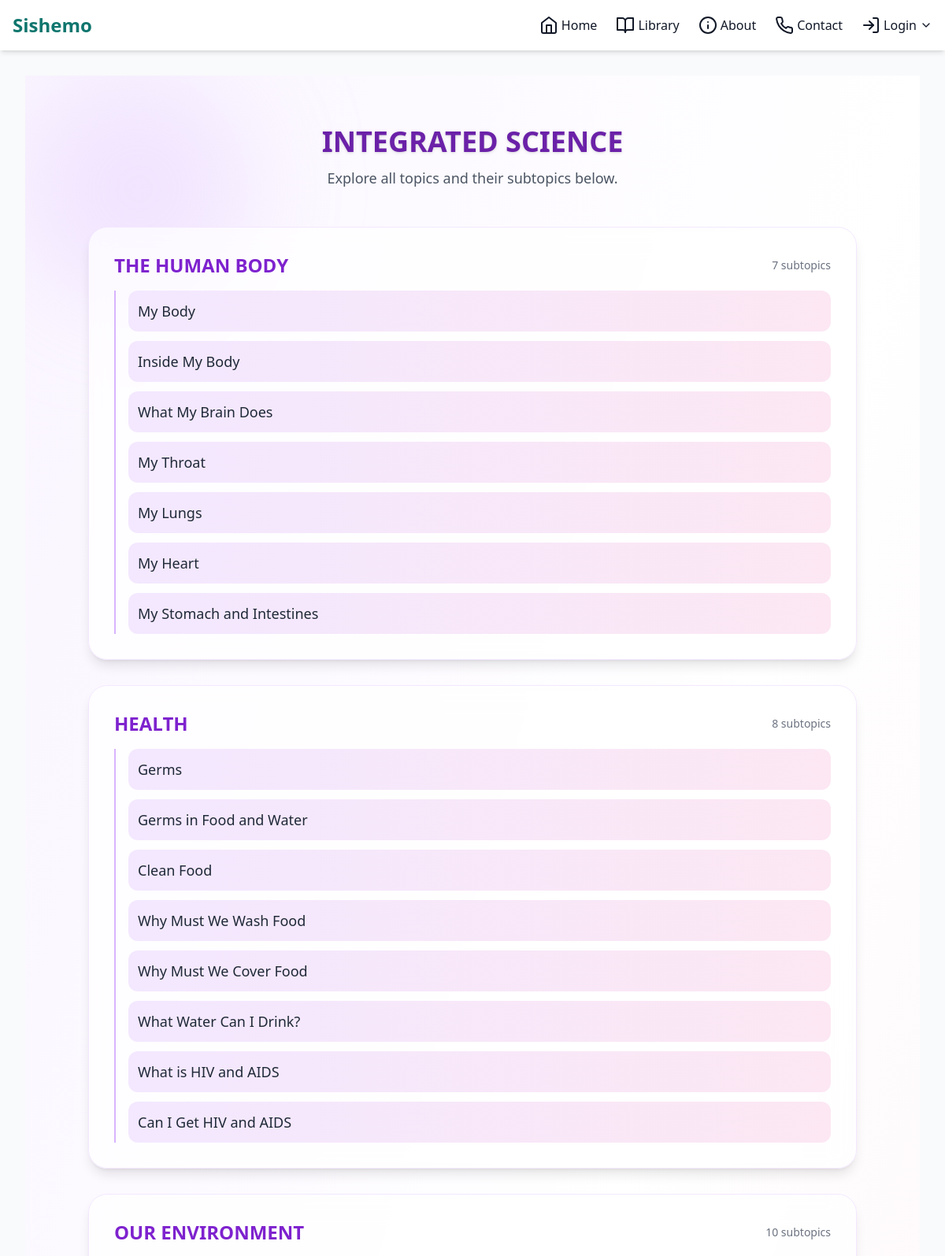
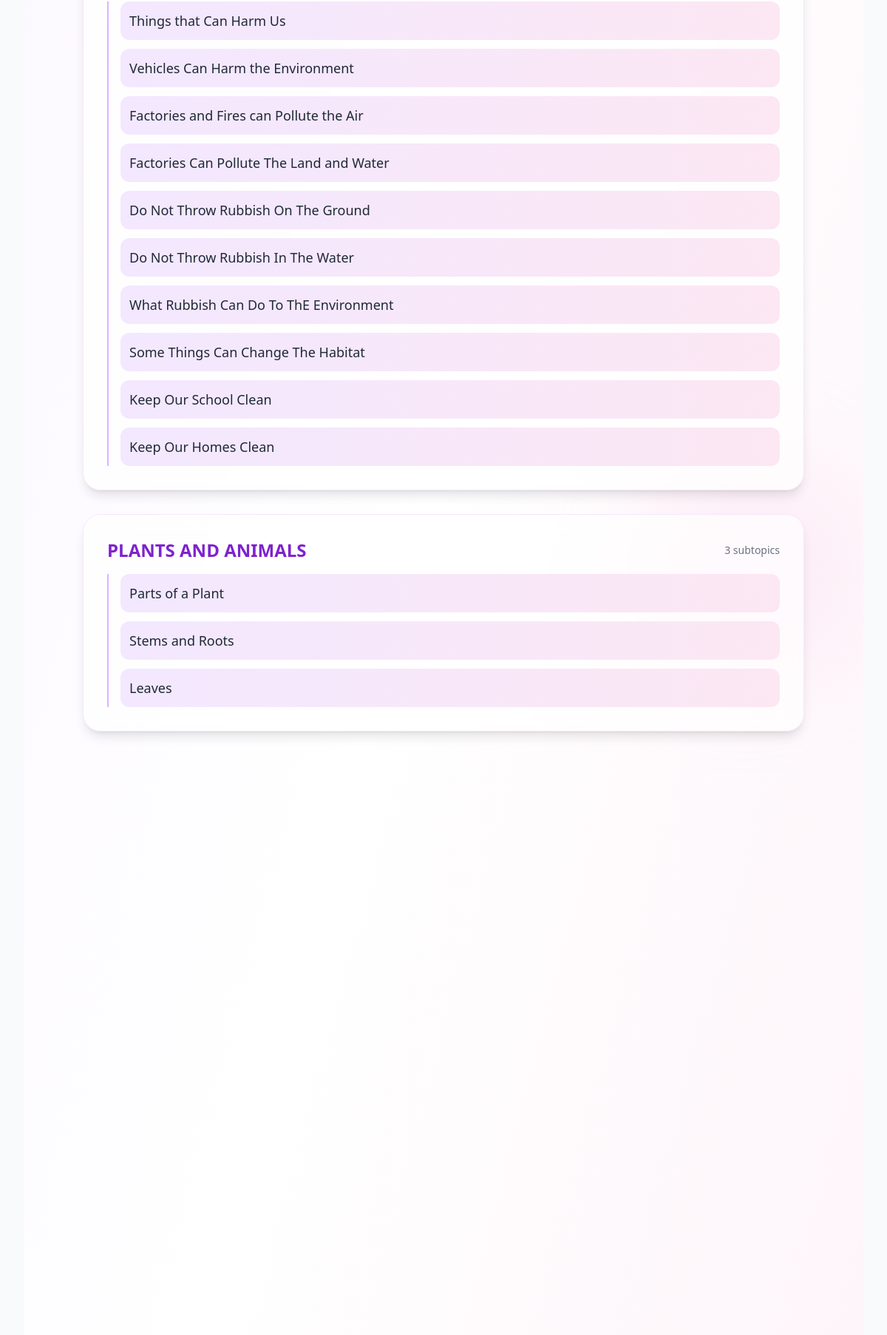
Page /subjects/20/topics/ (upper part) on the committed database (2 pictures, top to bottom).
### Core/models.py (models this page shows, shortened)
class Subject(models.Model):
    section = models.ForeignKey(Section, on_delete=models.CASCADE, related_name="subjects")
    name = models.CharField(max_length=100)
    class Meta:
        unique_together = ("section", "name")

class Topic(models.Model):
    subject = models.ForeignKey(Subject, on_delete=models.CASCADE, related_name="topics")
    grade = models.ForeignKey(Grade, on_delete=models.CASCADE, null=True, blank=True)
    title = models.CharField(max_length=200)
    order = models.IntegerField(default=0)
    class Meta:
        unique_together = ("subject", "grade", "title")

class Note(models.Model):
    topic = models.ForeignKey(Topic, on_delete=models.CASCADE, related_name="notes")
    title = models.CharField(max_length=200)
    content = RichTextField()  # supports text + images + diagrams

### Core/views.py (the view)
# urls.py: path("subjects/<int:subject_id>/topics/", views.subject_topics, name="subject_topics"),
def subject_topics(request, subject_id):
    subject = get_object_or_404(Subject, id=subject_id)
    topics = subject.topics.prefetch_related('notes').all()
    return render(request, "subject_topics.html", {"subject": subject, "topics": topics})

### Templates/subject_topics.html (shortened to what this page needs)
{% extends "base.html" %}
{% block content %}
<section class="relative min-h-screen bg-gradient-to-br from-purple-50 via-white to-pink-50 overflow-hidden">
  <div class="absolute top-0 left-0 w-72 h-72 bg-purple-300 rounded-full mix-blend-multiply filter blur-3xl opacity-25 animate-blob"></div>
  <div class="absolute top-1/2 right-0 w-80 h-80 bg-pink-200 rounded-full mix-blend-multiply filter blur-3xl opacity-25 animate-blob animation-delay-2000"></div>
  <div class="relative z-10 max-w-5xl mx-auto px-6 py-16">
    <div class="text-center mb-12">
      <h1 class="text-4xl font-extrabold text-purple-800 mb-3 drop-shadow">
        {{ subject.name }}
      </h1>
      <p class="text-gray-600 text-lg">Explore all topics and their subtopics below.</p>
    </div>
    {% if topics %}
      <div class="space-y-8">
        {% for topic in topics %}
          <div class="bg-white/70 backdrop-blur-lg border border-purple-100 shadow-lg rounded-3xl p-8 transition hover:shadow-2xl hover:-translate-y-1 duration-300">
            <div class="flex items-center justify-between mb-4">
              <h2 class="text-2xl font-semibold text-purple-700">{{ topic.title }}</h2>
              <span class="text-sm text-gray-500">{{ topic.notes.count }} subtopics</span>
            </div>
            {% if topic.notes.all %}
              <div class="mt-4 pl-4 border-l-2 border-purple-300 space-y-3">
                {% for note in topic.notes.all %}
                  <a href="{% url 'topic_notes' topic.id %}#note-{{ note.id }}"
                     class="block p-3 rounded-xl bg-gradient-to-r from-purple-100 to-pink-100 hover:from-purple-200 hover:to-pink-200 transition">
                    <h3 class="text-lg font-medium text-gray-800">{{ note.title }}</h3>
                  </a>
                {% endfor %}
              </div>
            {% else %}
              <p class="text-gray-500 text-sm italic">No subtopics available yet.</p>
            {% endif %}
          </div>
        {% endfor %}
      </div>
    {% else %}
      <p class="text-center text-gray-500 mt-10 text-lg">No topics have been added for this subject yet.</p>
    {% endif %}
  </div>
</section>
{% endblock %}

### Templates/subject_topics.html (style rules this page uses)
.animate-blob { animation: blob 8s infinite; }
.animation-delay-2000 { animation-delay: 2s; }

### rows in the picture
Subject: name "INTEGRATED SCIENCE"
Topic: title "THE HUMAN BODY", notes.count "7"
Note: title "My Body"
Note: title "Inside My Body"
Note: title "What My Brain Does"
Note: title "My Throat"
Note: title "My Lungs"
Note: title "My Heart"
Note: title "My Stomach and Intestines"
Topic: title "HEALTH", notes.count "8"
Note: title "Germs"
Note: title "Germs in Food and Water"
Note: title "Clean Food"
Note: title "Why Must We Wash Food"
Note: title "Why Must We Cover Food"
Note: title "What Water Can I Drink?"
Note: title "What is HIV and AIDS"
Note: title "Can I Get HIV and AIDS"
Topic: title "OUR ENVIRONMENT", notes.count "10"
Note: title "Things that Can Harm Us"
Note: title "Vehicles Can Harm the Environment"
Note: title "Factories and Fires can Pollute the Air"
Note: title "Factories Can Pollute The Land and Water"
Note: title "Do Not Throw Rubbish On The Ground"
Note: title "Do Not Throw Rubbish In The Water"
Note: title "What Rubbish Can Do To ThE Environment"
Note: title "Some Things Can Change The Habitat"
Note: title "Keep Our School Clean"
Note: title "Keep Our Homes Clean"
Topic: title "PLANTS AND ANIMALS", notes.count "3"
Note: title "Parts of a Plant"
Note: title "Stems and Roots"
Note: title "Leaves"
